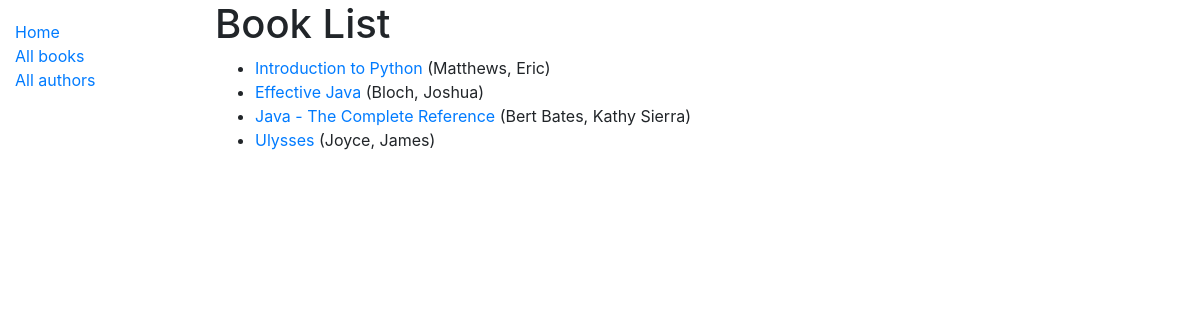
/catalog/books/, run on the app's committed database.
### catalog/models.py (models this page shows, shortened)
class Book(models.Model):
    title = models.CharField(max_length=200)
    author = models.ForeignKey('Author', on_delete=models.SET_NULL, null=True)
    summary = models.TextField(max_length=1000, help_text="Enter a brief description of the book")
    isbn = models.CharField('ISBN', max_length=13,
                            help_text='13 Character <a href="https://www.isbn-international.org/content/what-isbn'
                                      '">ISBN number</a>')
    genre = models.ManyToManyField(Genre, help_text="Select a genre for this book")
    language = models.ForeignKey('Language', on_delete=models.SET_NULL, null=True)
    def display_genre(self):
        return ', '.join([genre.name for genre in self.genre.all()[:3]])
    display_genre.short_description = 'Genre'
    def get_absolute_url(self):
        return reverse('book-detail', args=[str(self.id)])

class Author(models.Model):
    first_name = models.CharField(max_length=100)
    last_name = models.CharField(max_length=100)
    date_of_birth = models.DateField(null=True, blank=True)
    date_of_death = models.DateField('died', null=True, blank=True)
    class Meta:
        ordering = ['last_name', 'first_name']
    def __str__(self):
        return '{0}, {1}'.format(self.last_name, self.first_name)

### catalog/views.py (the view)
# urls.py: path('books/', views.BookListView.as_view(), name='books'),
class BookListView(generic.ListView):
    model = Book
    paginate_by = 10

### catalog/templates/catalog/book_list.html
{% extends "base_generic.html" %}
{% block content %}
  <h1>Book List</h1>
  {% if book_list %}
  <ul>
    {% for book in book_list %}
      <li>
        <a href="{{ book.get_absolute_url }}">{{ book.title }}</a> ({{book.author}})
      </li>
    {% endfor %}
  </ul>
  {% else %}
    <p>There are no books in the library.</p>
  {% endif %}
{% endblock %}

### data on the page
Book: title "Introduction to Python", author "Matthews, Eric"
Book: title "Effective Java", author "Bloch, Joshua"
Book: title "Java - The Complete Reference", author "Bert Bates, Kathy Sierra"
Book: title "Ulysses", author "Joyce, James"
